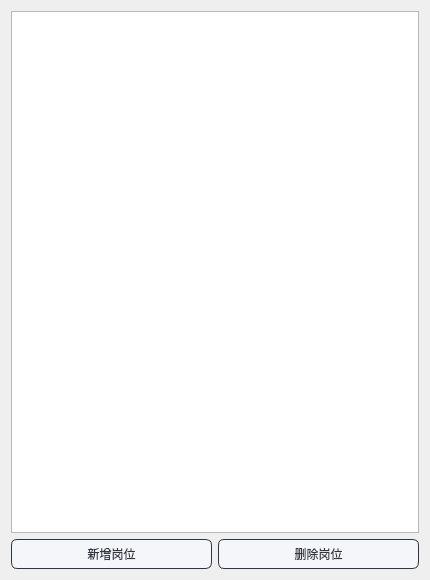
<?xml version="1.0" encoding="UTF-8"?>
<ui version="4.0">
 <class>postScore</class>
 <widget class="QDialog" name="postScore">
  <property name="geometry">
   <rect>
    <x>0</x>
    <y>0</y>
    <width>430</width>
    <height>580</height>
   </rect>
  </property>
  <property name="minimumSize">
   <size>
    <width>430</width>
    <height>580</height>
   </size>
  </property>
  <property name="maximumSize">
   <size>
    <width>430</width>
    <height>580</height>
   </size>
  </property>
  <property name="windowTitle">
   <string>Dialog</string>
  </property>
  <layout class="QGridLayout" name="gridLayout">
   <item row="0" column="0" colspan="2">
    <widget class="QTableView" name="postInfo"/>
   </item>
   <item row="1" column="0">
    <widget class="QPushButton" name="addPost">
     <property name="styleSheet">
      <string notr="true">QPushButton{
	font: 10pt &quot;微软雅黑&quot;;
    color: #2f3640;
    background-color: #f5f6fa;
    border-color: #2f3640;
    border-radius: 6px;
    border-style: solid;
    border-width: 1px;
    padding: 5px;
}

/**鼠标停留在按钮上的样式**/
QPushButton::hover{	
    color: #FFFFFF;
    background-color: #718093;
    border-color: #2f3640;
}

/**鼠标按压下去的样式**/
QPushButton::pressed,QPushButton::checked{
    color: #FFFFFF;
    background-color: qlineargradient(spread:pad, x1:0, y1:0, x2:0, y2:1, stop:0 #273c75, stop:1 #487eb0);
}

/**按钮失能情况下样式**/
QPushButton::disabled{
    color: #FFFFFF;
    background-color: #dcdde1;
    border-color: #dcdde1;
}
</string>
     </property>
     <property name="text">
      <string>新增岗位</string>
     </property>
    </widget>
   </item>
   <item row="1" column="1">
    <widget class="QPushButton" name="deletePost">
     <property name="styleSheet">
      <string notr="true">QPushButton{
	font: 10pt &quot;微软雅黑&quot;;
    color: #2f3640;
    background-color: #f5f6fa;
    border-color: #2f3640;
    border-radius: 6px;
    border-style: solid;
    border-width: 1px;
    padding: 5px;
}

/**鼠标停留在按钮上的样式**/
QPushButton::hover{	
    color: #FFFFFF;
    background-color: #718093;
    border-color: #2f3640;
}

/**鼠标按压下去的样式**/
QPushButton::pressed,QPushButton::checked{
    color: #FFFFFF;
    background-color: qlineargradient(spread:pad, x1:0, y1:0, x2:0, y2:1, stop:0 #273c75, stop:1 #487eb0);
}

/**按钮失能情况下样式**/
QPushButton::disabled{
    color: #FFFFFF;
    background-color: #dcdde1;
    border-color: #dcdde1;
}
</string>
     </property>
     <property name="text">
      <string>删除岗位</string>
     </property>
    </widget>
   </item>
  </layout>
 </widget>
 <resources/>
 <connections/>
</ui>
